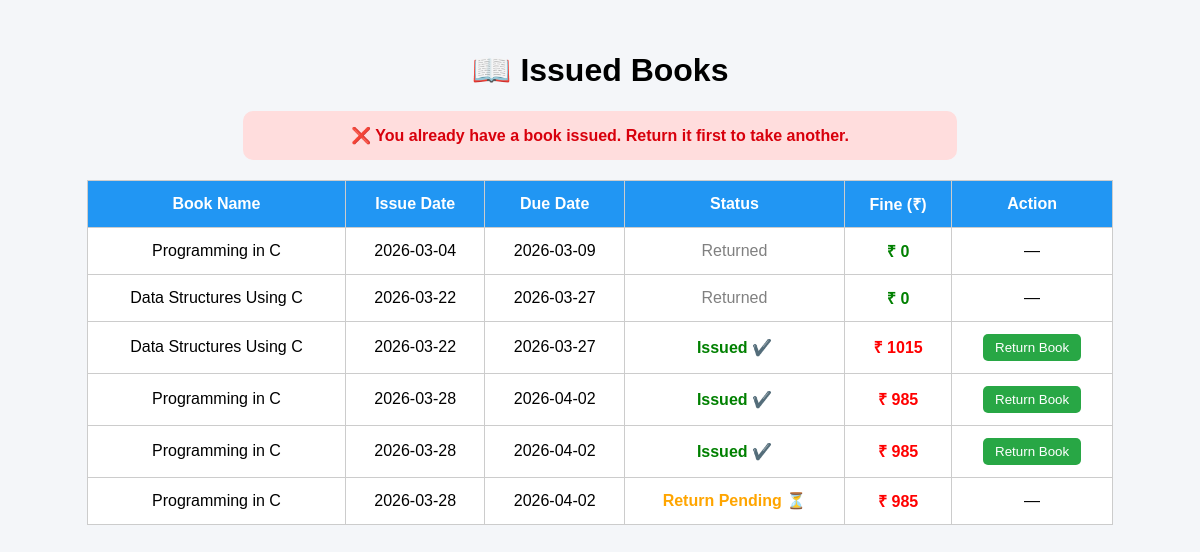
The page /issued_books.php (signed in) on the database its author committed.
### tables this page shows
CREATE TABLE `issued_books` (
  `id` int(11) NOT NULL,
  `student_id` int(11) DEFAULT NULL,
  `book_id` int(11) DEFAULT NULL,
  `issue_date` date DEFAULT NULL,
  `return_date` date DEFAULT NULL,
  `status` varchar(50) DEFAULT NULL,
  `due_date` date DEFAULT NULL
);

CREATE TABLE `books` (
  `book_id` int(11) NOT NULL,
  `book_name` varchar(150) NOT NULL,
  `author` varchar(100) NOT NULL,
  `quantity` int(11) NOT NULL
);

### issued_books.php (the view, shortened to what this page needs)
<?php
include '../db.php';
$id = $_SESSION['student_id'];
$already = mysqli_query($conn,
"SELECT * FROM issued_books
WHERE student_id='$id' AND status!='Returned'");
$today = date("Y-m-d");
$q_check = mysqli_query($conn,
"SELECT i.*, b.book_name
FROM issued_books i
JOIN books b ON i.book_id = b.book_id
WHERE i.student_id='$id' AND i.status!='Returned'");
while($row_check = mysqli_fetch_assoc($q_check)){
 $book_name = $row_check['book_name'];
 $due = date("Y-m-d", strtotime($row_check['due_date']));
 if($today > $due){
  $days = floor((strtotime($today) - strtotime($due)) / (60*60*24));
  if($days > 0){
    $fine = $days * 5;
    $msg = "💸 Fine ₹$fine for $book_name (Late by $days days)";
    mysqli_query($conn,
    "INSERT INTO notifications (student_id, message)
     SELECT '$id', '$msg'
     WHERE NOT EXISTS (
       SELECT 1 FROM notifications
       WHERE student_id='$id' AND message='$msg'
     )");
  }
 }
}
$q = mysqli_query($conn,
"SELECT i.*, b.book_name
FROM issued_books i
JOIN books b ON i.book_id = b.book_id
WHERE i.student_id='$id'");
?>
<!DOCTYPE html>
<html>
<head>
</head>
<body>
<div class="container">
<h1 align="center">📖 Issued Books</h1>
<?php
if(mysqli_num_rows($already) > 0){
 echo "<div class='warning'>
 ❌ You already have a book issued. Return it first to take another.
 </div>";
}
?>
<table>
<tr>
<th>Book Name</th>
<th>Issue Date</th>
<th>Due Date</th>
<th>Status</th>
<th>Fine (₹)</th>
<th>Action</th>
</tr>
<?php
if($q && mysqli_num_rows($q)>0){
 while($row = mysqli_fetch_assoc($q)){
  $status = $row['status'];
  $today = date("Y-m-d");
  $due = date("Y-m-d", strtotime($row['due_date']));
  $fine = 0;
  if($today > $due && $status != 'Returned'){
   $days = floor((strtotime($today) - strtotime($due)) / (60*60*24));
   if($days > 0){
     $fine = $days * 5;
   }
  }
  if($status == 'Issued'){
   $status_html = "<span style='color:green;font-weight:bold;'>Issued ✔️</span>";
  }elseif($status == 'Return Pending'){
   $status_html = "<span style='color:orange;font-weight:bold;'>Return Pending ⏳</span>";
  }else{
   $status_html = "<span style='color:gray;'>Returned</span>";
  }
  echo "<tr>
  <td>{$row['book_name']}</td>
  <td>{$row['issue_date']}</td>
  <td>{$row['due_date']}</td>
  <td class='status'>$status_html</td>
  <td style='color:".($fine>0?"red":"green").";font-weight:bold;'>₹ $fine</td>
  <td>";
  if($status == 'Issued'){
   echo "<button onclick='returnBook({$row['id']}, this)'>Return Book</button>";
  }else{
   echo "—";
  }
  echo "</td></tr>";
 }
}else{
 echo "<tr><td colspan='6'>No books issued 📭</td></tr>";
}
?>
</table>
</div>
</body>
</html>

### issued_books.php (style rules this page uses)
body { font-family:Arial; background:#f4f6f9; margin:0; }
.container { padding:30px; }
.warning { background:#ffdddd; color:#d8000c; padding:15px; margin:20px auto; width:60%; text-align:center; border-radius:10px; font-weight:bold; }
table { width:90%; margin:auto; border-collapse:collapse; background:white; }
th,td { padding:12px; border:1px solid #ccc; text-align:center; }
th { background:#2196F3; color:white; }
button { padding:6px 12px; background:#28a745; color:white; border:none; border-radius:5px; cursor:pointer; }

### rows shown on the page
issued_books: book.book_name "Programming in C", issue_date "2026-03-04", due_date "2026-03-09", status "Returned", fine "0"
issued_books: book.book_name "Data Structures Using C", issue_date "2026-03-22", due_date "2026-03-27", status "Returned", fine "0"
issued_books: book.book_name "Data Structures Using C", issue_date "2026-03-22", due_date "2026-03-27", status "Issued ✔️", due_date "1015"
issued_books: book.book_name "Programming in C", issue_date "2026-03-28", due_date "2026-04-02", status "Issued ✔️", due_date "985"
issued_books: book.book_name "Programming in C", issue_date "2026-03-28", due_date "2026-04-02", status "Issued ✔️", due_date "985"
issued_books: book.book_name "Programming in C", issue_date "2026-03-28", due_date "2026-04-02", status "Return Pending ⏳", due_date "985"
